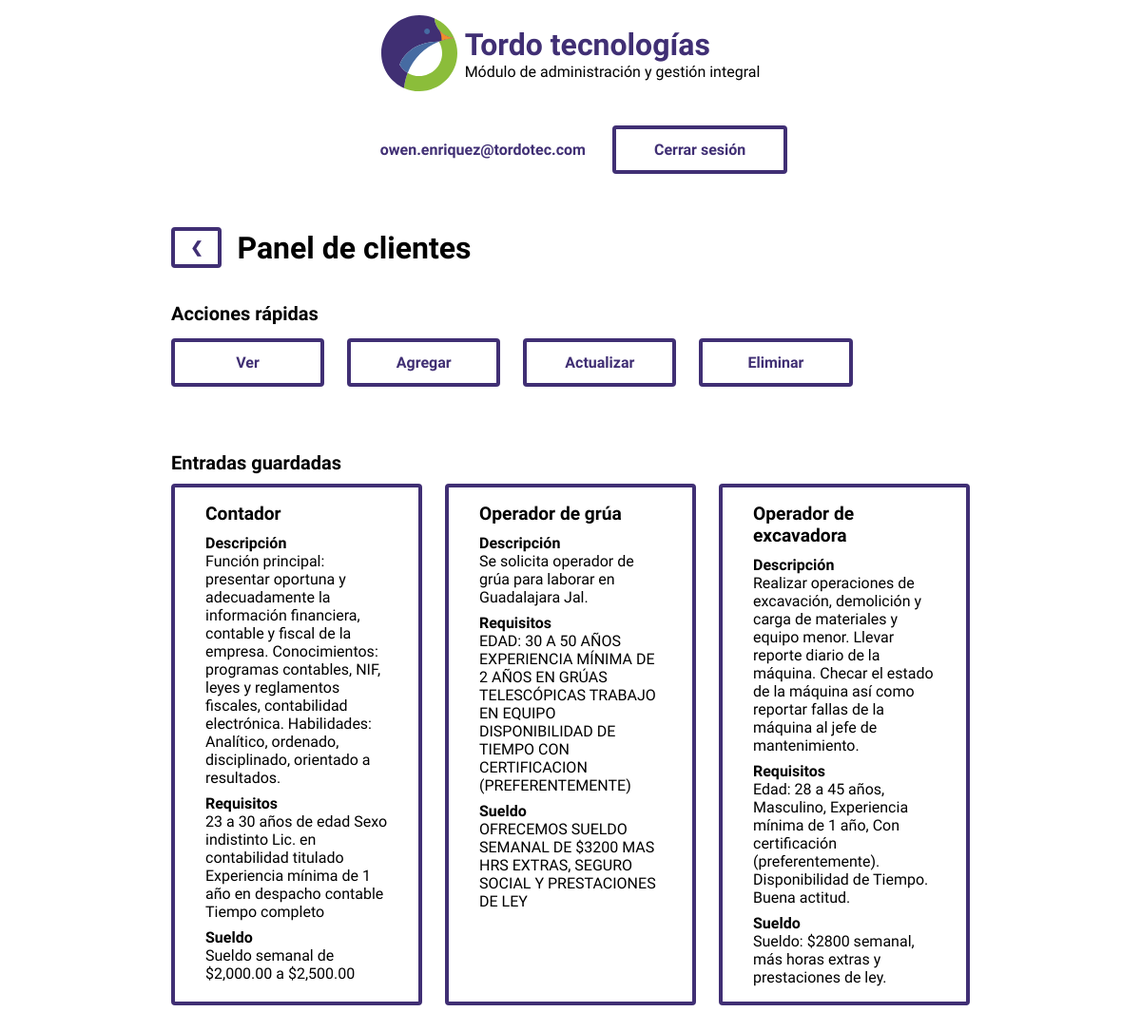
The app's page /clientes.php (signed in) with its own data.
### tables this page shows
CREATE TABLE `bolsatrabajo` (
  `id` int(11) NOT NULL,
  `puesto` tinytext NOT NULL,
  `descripcion` longtext NOT NULL,
  `requisitos` longtext NOT NULL,
  `sueldo` longtext NOT NULL
);

### clientes.php (the view, shortened to what this page needs)
<!DOCTYPE html>
<html lang="es-MX">
<head>
    <link rel="stylesheet" href="css/panel.css">
</head>
<body>
    <header>
        <div id="navegacion">
            <div class="logotipo">
                <img id="logo" src="img/icons/logo.svg" alt="Logotipo">
                <div>
                    <h1>Tordo tecnologías</h1>
                    <p>Módulo de administración y gestión integral</p>
                </div>
            </div>
            <nav>
                <p id="usuario"><?php echo $_SESSION["correo"];?></p>
                <a href="php/conexion/cerrar.php" class="boton">Cerrar sesión</a>
            </nav>
        </div>
    </header>
    <section id="acciones">
        <div class="migas">
            <a href="inicio.php" class="boton">&#10094;</a>
            <h2>Panel de clientes</h2>
        </div>
        <h3>Acciones rápidas</h3>
        <div class="gridAcciones">
            <a id="ver" class="boton">Ver</a>
            <a id="agregar" class="boton">Agregar</a>
            <a id="editar" class="boton">Actualizar</a>
            <a id="eliminar" class="boton">Eliminar</a>
        </div>
    </section>
    <section id="panelVer">
        <h3>Entradas guardadas</h3>
        <div class="grid">
            <?php
                include("php/conexion/casper.php");
                $leer = "SELECT * FROM bolsatrabajo";
                $query = $conexion->query($leer);
                if ($query == true) {
                    while ($datos = mysqli_fetch_array($query)) {
                        echo <<<END
                        <div class="tarjeta">
                            <div class="tarjetaCuerpo">
                                <p class="tarjetaTitulo">$datos[1]</p>
                                <p class="tarjetaSubtitulo">Descripción</p>
                                <p class="tarjetaTexto">$datos[2]</p>
                                <p class="tarjetaSubtitulo">Requisitos</p>
                                <p class="tarjetaTexto">$datos[3]</p>
                                <p class="tarjetaSubtitulo">Sueldo</p>
                                <p class="tarjetaTexto">$datos[4]</p>
                            </div>
                        </div>
                        END;
                    }
                }
            ?>
        </div>
    </section>
</body>
</html>
<?php
die();
?>

### css/panel.css (style rules this page uses)
:root { --color_oscuro: rgb(64, 47, 116); --color_claro: rgb(70, 107, 162); --color_enfasis: rgb(139, 189, 58); --color_realce: rgb(240, 142, 45); }
* { margin: 0px; padding: 0px; }
body { font-family: 'Didact Gothic', sans-serif; }
nav { display: flex; flex-direction: column; margin: 1em 0em; align-items: center; align-self: center; }
section { padding: 1em 10vw; }
h1 { font-weight: bold; color: var(--color_oscuro); }
h2 { font-size: 2em; margin-bottom: 0.5em; }
h3 { font-size: 1.25em; margin-bottom: 0.5em; }
a { cursor: pointer; text-decoration: none; }
.migas { display: flex; align-items: center; margin-bottom: 2em; }
.migas > h2 { margin: 0; margin-left: 0.5em; }
.migas > .boton { padding: 0.5em 1em; }
.logotipo { padding: 1em; display: flex; flex-flow: column; align-items: center; }
.logotipo > div { text-align: center; }
.boton { width: fit-content; display: block; background: none; padding: 0.75em 1.5em; margin: 0.25em 0em; text-align: center; font-weight: bold; text-decoration: none; border: 0.25em solid var(--color_oscuro); border-radius: 0.25em; color: var(--color_oscuro); transition: 0.3s; }
.grid { width: 100%; display: grid; grid-template-columns: 1fr; grid-template-rows: auto; grid-gap: 1.5em; }
.gridAcciones { display: grid; grid-template-columns: 1fr 1fr; grid-template-rows: auto; grid-gap: 1.5em; }
.gridAcciones > .boton { width: auto; }
.tarjeta { display: flex; flex-direction: column; overflow: hidden; border: 0.25em solid var(--color_oscuro); border-radius: 0.25em; transition: 0.2s; background: white; }
.tarjetaCuerpo { margin: 1em 0em; padding: 0em 2em; }
.tarjetaTitulo { font-size: 1.2em; font-weight: bold; margin-bottom: 0.5em; }
.tarjetaSubtitulo { font-weight: bold; margin-top: 0.5em; }
#usuario { width: fit-content; display: block; background: none; padding: 0.75em 1.5em; margin: 0.25em 0em; text-align: right ; font-weight: bold; text-decoration: none; border: 0.25em solid white; border-radius: 0.25em; color: var(--color_oscuro); }
#navegacion { width: 100%; display: flex; flex-flow: column; align-items: center; }
#logo { width: 5em; margin-right: 0.5em; }
@media screen and (min-width: 720px) { nav { flex-flow: row; } }
@media screen and (min-width: 720px) { section { padding: 1em 10vw; } }
@media screen and (min-width: 720px) { .boton { padding: .75em 2.5em; } }
@media screen and (min-width: 720px) { .grid { grid-template-columns: 1fr 1fr; } }
@media screen and (min-width: 720px) { .logotipo { display: flex; flex-flow: row; } }
@media screen and (min-width: 720px) { .logotipo > div { text-align: left; } }
@media screen and (min-width: 1020px) { section { padding: 2em 15vw; } }
@media screen and (min-width: 1020px) { .grid { grid-template-columns: 1fr 1fr 1fr; } }
@media screen and (min-width: 1020px) { .gridAcciones { display: grid; grid-template-columns: 1fr 1fr 1fr 1fr; grid-template-rows: auto; grid-gap: 1.5em; width: fit-content; } }

### records on screen
bolsatrabajo: puesto "Contador", descripcion "Función principal: presentar oportuna y adecuadamente la información financiera, contable y fiscal de la empresa. Conocimientos: programas contables, NIF, leyes y reglamentos fiscales, contabilidad electrónica. Habilidades: Analítico, ordenado, disciplinado, orientado a resultados.", requisitos "23 a 30 años de edad Sexo indistinto Lic. en contabilidad titulado Experiencia mínima de 1 año en despacho contable Tiempo completo", sueldo "Sueldo semanal de $2,000.00 a $2,500.00"
bolsatrabajo: puesto "Operador de grúa", descripcion "Se solicita operador de grúa para laborar en Guadalajara Jal.", requisitos "EDAD: 30 A 50 AÑOS EXPERIENCIA MÍNIMA DE 2 AÑOS EN GRÚAS TELESCÓPICAS TRABAJO EN EQUIPO DISPONIBILIDAD DE TIEMPO CON CERTIFICACION (PREFERENTEMENTE)", sueldo "OFRECEMOS SUELDO SEMANAL DE $3200 MAS HRS EXTRAS, SEGURO SOCIAL Y PRESTACIONES DE LEY"
bolsatrabajo: puesto "Operador de excavadora", descripcion "Realizar operaciones de excavación, demolición y carga de materiales y equipo menor. Llevar reporte diario de la máquina. Checar el estado de la máquina así como reportar fallas de la máquina al jefe de mantenimiento.", requisitos "Edad: 28 a 45 años, Masculino, Experiencia mínima de 1 año, Con certificación (preferentemente). Disponibilidad de Tiempo. Buena actitud.", sueldo "Sueldo: $2800 semanal, más horas extras y prestaciones de ley."

### other values on screen
$_SESSION["correo"] "owen.enriquez@tordotec.com"
